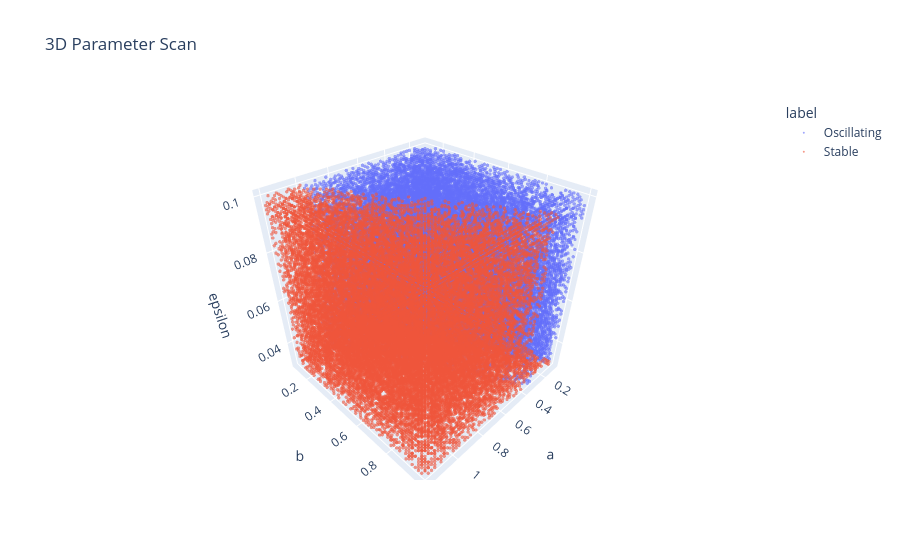

Notebook cell for this chart:
### Code cell
plot_results_3d(results, max_points=50000)

### Figure 1 — Plotly figure (JSON) as saved in the notebook; plotly's stock layout.template omitted (floating-point values rounded to 4 significant figures; data arrays with more than 128 entries replaced by an {"elided": "..."} marker saying what was removed)
{"data": [{"hovertemplate": "label=Oscillating<br>a=%{x}<br>b=%{y}<br>epsilon=%{z}<extra></extra>", "legendgroup": "Oscillating", "marker": {"color": "#636efa", "opacity": 0.6, "symbol": "circle", "size": 2}, "mode": "markers", "name": "Oscillating", "scene": "scene", "showlegend": true, "x": {"elided": "25236 float values"}, "y": {"elided": "25236 float values"}, "z": {"elided": "25236 float values"}, "type": "scatter3d"}, {"hovertemplate": "label=Stable<br>a=%{x}<br>b=%{y}<br>epsilon=%{z}<extra></extra>", "legendgroup": "Stable", "marker": {"color": "#EF553B", "opacity": 0.6, "symbol": "circle", "size": 2}, "mode": "markers", "name": "Stable", "scene": "scene", "showlegend": true, "x": {"elided": "24764 float values"}, "y": {"elided": "24764 float values"}, "z": {"elided": "24764 float values"}, "type": "scatter3d"}], "layout": {"scene": {"domain": {"x": [0.0, 1.0], "y": [0.0, 1.0]}, "xaxis": {"title": {"text": "a"}}, "yaxis": {"title": {"text": "b"}}, "zaxis": {"title": {"text": "epsilon"}}}, "legend": {"title": {"text": "label"}, "tracegroupgap": 0}, "title": {"text": "3D Parameter Scan"}}}
